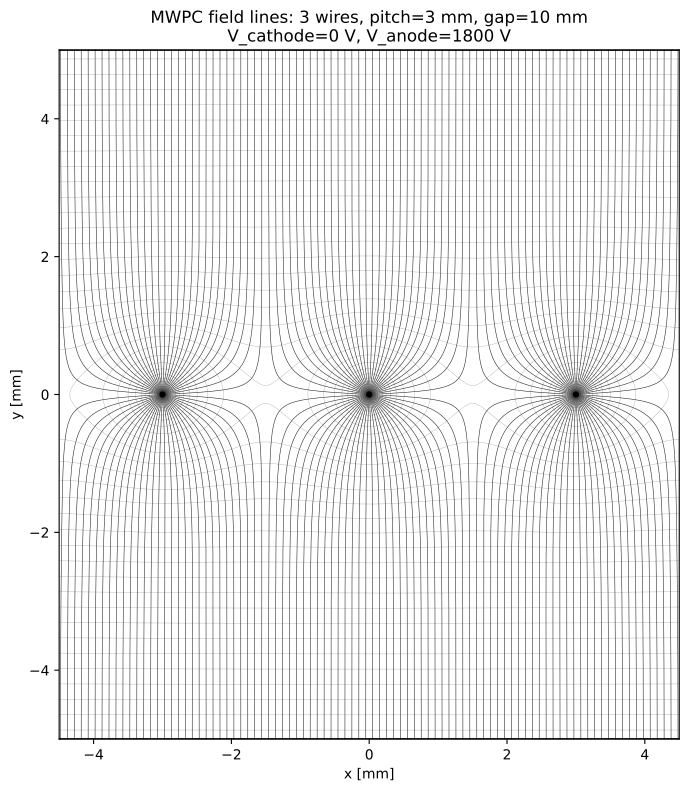

Here is the Python script that generated this plot:
#!/usr/bin/env python3
"""
High-resolution electrostatic field-line plot for a Multi-Wire Proportional Chamber (MWPC).

Geometry (2D cross-section):
    - two infinite parallel cathode planes at y = +/- gap/2, both at V_cathode
    - N thin cylindrical anode wires, normally centered at y = 0
    - all anode wires at V_anode

Method:
    Exact 2D Green function for a line charge between two grounded parallel planes.
    The cathode voltage is added as a constant offset. Line-charge densities are
    obtained from the requested wire voltage. This is especially well suited to
    MWPCs because the anode-wire radius is usually much smaller than the pitch/gap.

Outputs:
    mwpc_field_lines.png
    mwpc_field_lines.pdf

Dependencies:
    numpy, scipy, matplotlib
"""

from dataclasses import dataclass
import numpy as np
import matplotlib.pyplot as plt
from matplotlib.patches import Circle
from scipy.integrate import solve_ivp

EPS0 = 8.854_187_8128e-12  # F/m


@dataclass
class MWPC:
    gap_mm: float = 10.0           # cathode-to-cathode distance
    pitch_mm: float = 3.0         # wire-to-wire pitch
    wire_diameter_um: float = 20.0
    n_wires: int = 3
    V_cathode: float = 0.0        # V0
    V_anode: float = 1800.0       # V1
    periodic_array: bool = True   # True -> infinite periodic array, plot central n_wires
    ghost_periods: int = 5        # only used when periodic_array=True

    # plotting / numerical resolution
    nx: int = 1600
    ny: int = 1100
    n_field_lines_per_cathode: int = 90
    n_equipotentials: int = 42
    dpi: int = 600

    @property
    def gap(self):
        return self.gap_mm * 1e-3

    @property
    def pitch(self):
        return self.pitch_mm * 1e-3

    @property
    def radius(self):
        return 0.5 * self.wire_diameter_um * 1e-6

    @property
    def half_gap(self):
        return 0.5 * self.gap

    @property
    def plotted_wire_x(self):
        # symmetric positions, e.g. n=3 -> [-p, 0, +p]
        return (np.arange(self.n_wires) - 0.5 * (self.n_wires - 1)) * self.pitch


# -----------------------------------------------------------------------------
# Green function for two parallel grounded planes
# -----------------------------------------------------------------------------

def green_parallel_plates(x, y, x0, y0, gap):
    """Potential Green function G [V / (C/m)] for a line charge.

    Physical coordinates use cathodes at y = +/- gap/2.
    Internally map to Y in [0, gap].

    G = 1/(4*pi*eps0) ln[(cosh(k dx)-cos(k(Y+Y0))) /
                         (cosh(k dx)-cos(k(Y-Y0)))]

    This satisfies G=0 exactly at both cathode planes.
    """
    k = np.pi / gap
    Y = y + 0.5 * gap
    Y0 = y0 + 0.5 * gap
    dx = x - x0

    c = np.cosh(k * dx)
    num = c - np.cos(k * (Y + Y0))
    den = c - np.cos(k * (Y - Y0))

    tiny = np.finfo(float).tiny
    num = np.maximum(num, tiny)
    den = np.maximum(den, tiny)
    return np.log(num / den) / (4.0 * np.pi * EPS0)


def green_grad_parallel_plates(x, y, x0, y0, gap):
    """Return dG/dx, dG/dy for the same Green function."""
    k = np.pi / gap
    Y = y + 0.5 * gap
    Y0 = y0 + 0.5 * gap
    dx = x - x0

    kd = k * dx
    c = np.cosh(kd)
    s = np.sinh(kd)

    num = c - np.cos(k * (Y + Y0))
    den = c - np.cos(k * (Y - Y0))

    tiny = np.finfo(float).tiny
    num = np.maximum(num, tiny)
    den = np.maximum(den, tiny)

    pref = k / (4.0 * np.pi * EPS0)
    dGdx = pref * s * (1.0 / num - 1.0 / den)
    dGdy = pref * (
        np.sin(k * (Y + Y0)) / num
        - np.sin(k * (Y - Y0)) / den
    )
    return dGdx, dGdy


# -----------------------------------------------------------------------------
# Charge densities that reproduce the requested wire voltage
# -----------------------------------------------------------------------------

def average_surface_green(x_wire, y_wire, x_source, y_source, radius, gap, ntheta=64):
    """Average Green function on a circular wire surface."""
    theta = (np.arange(ntheta) + 0.5) * 2.0 * np.pi / ntheta
    xs = x_wire + radius * np.cos(theta)
    ys = y_wire + radius * np.sin(theta)
    return np.mean(green_parallel_plates(xs, ys, x_source, y_source, gap))


def build_sources(cfg: MWPC):
    """Return source x positions and line charge densities lambda [C/m]."""
    y0 = 0.0
    dV = cfg.V_anode - cfg.V_cathode

    if cfg.periodic_array:
        # Infinite regular array approximated with exponentially convergent ghost wires.
        # Every wire has the same lambda by periodic symmetry.
        m = np.arange(-cfg.ghost_periods, cfg.ghost_periods + 1)
        xs = m * cfg.pitch
        coeff = 0.0
        for xj in xs:
            coeff += average_surface_green(
                0.0, y0, xj, y0, cfg.radius, cfg.gap
            )
        lam = dV / coeff
        lambdas = np.full(xs.size, lam)
        return xs, np.zeros_like(xs), lambdas

    # Finite set of N wires. Solve the electrostatic influence matrix.
    xw = cfg.plotted_wire_x
    yw = np.zeros_like(xw)
    n = xw.size
    A = np.empty((n, n), dtype=float)

    for i in range(n):
        for j in range(n):
            A[i, j] = average_surface_green(
                xw[i], yw[i], xw[j], yw[j], cfg.radius, cfg.gap
            )

    rhs = np.full(n, dV)
    lambdas = np.linalg.solve(A, rhs)
    return xw, yw, lambdas


# -----------------------------------------------------------------------------
# Potential and E field
# -----------------------------------------------------------------------------

def potential(cfg, x, y, src_x, src_y, lambdas):
    V = np.full(np.broadcast(x, y).shape, cfg.V_cathode, dtype=float)
    for xj, yj, lam in zip(src_x, src_y, lambdas):
        V += lam * green_parallel_plates(x, y, xj, yj, cfg.gap)
    return V


def electric_field(cfg, x, y, src_x, src_y, lambdas):
    shape = np.broadcast(x, y).shape
    Ex = np.zeros(shape, dtype=float)
    Ey = np.zeros(shape, dtype=float)
    for xj, yj, lam in zip(src_x, src_y, lambdas):
        dGdx, dGdy = green_grad_parallel_plates(x, y, xj, yj, cfg.gap)
        Ex -= lam * dGdx
        Ey -= lam * dGdy
    return Ex, Ey


# -----------------------------------------------------------------------------
# Field-line integration (analytic field, not grid interpolation)
# -----------------------------------------------------------------------------



def electric_field_scalar(cfg, x, y, src_x, src_y, lambdas):
    """Fast scalar E-field evaluation for ODE field-line tracing."""
    k = np.pi / cfg.gap
    Y = y + 0.5 * cfg.gap
    Y0 = src_y + 0.5 * cfg.gap
    dx = x - src_x

    kd = k * dx
    c = np.cosh(kd)
    s = np.sinh(kd)
    num = c - np.cos(k * (Y + Y0))
    den = c - np.cos(k * (Y - Y0))
    tiny = np.finfo(float).tiny
    num = np.maximum(num, tiny)
    den = np.maximum(den, tiny)

    pref = k / (4.0 * np.pi * EPS0)
    dGdx = pref * s * (1.0 / num - 1.0 / den)
    dGdy = pref * (
        np.sin(k * (Y + Y0)) / num
        - np.sin(k * (Y - Y0)) / den
    )
    Ex = -np.sum(lambdas * dGdx)
    Ey = -np.sum(lambdas * dGdy)
    return float(Ex), float(Ey)


def integrate_field_line(cfg, x0, y0, src_x, src_y, lambdas, xlim):
    """Trace one field line from a cathode toward an anode wire."""

    # Determine which direction along E points into the chamber.
    Ex0, Ey0 = electric_field_scalar(cfg, x0, y0, src_x, src_y, lambdas)
    desired_dy = -1.0 if y0 > 0 else +1.0
    direction = 1.0 if Ey0 * desired_dy > 0.0 else -1.0

    def rhs(_s, r):
        x, y = r
        Ex, Ey = electric_field_scalar(cfg, x, y, src_x, src_y, lambdas)
        norm = np.hypot(Ex, Ey)
        if not np.isfinite(norm) or norm == 0.0:
            return [0.0, 0.0]
        return [direction * Ex / norm, direction * Ey / norm]

    # Stop when the trajectory reaches any actual/ghost wire surface.
    def hit_wire(_s, r):
        x, y = r
        d2 = (x - src_x) ** 2 + (y - src_y) ** 2
        return np.min(d2) - (1.02 * cfg.radius) ** 2

    hit_wire.terminal = True
    hit_wire.direction = -1

    # Stop if it exits the visible region laterally or returns to a cathode.
    def leave_region(_s, r):
        x, y = r
        margin = 0.05 * cfg.pitch
        return min(
            x - (xlim[0] - margin),
            (xlim[1] + margin) - x,
            y + cfg.half_gap,
            cfg.half_gap - y,
        )

    leave_region.terminal = True
    leave_region.direction = -1

    sol = solve_ivp(
        rhs,
        (0.0, 5.0 * cfg.gap),
        [x0, y0],
        method="RK45",
        rtol=2e-7,
        atol=1e-10,
        max_step=cfg.gap / 700.0,
        events=(hit_wire, leave_region),
    )
    return sol.y[0], sol.y[1]


# -----------------------------------------------------------------------------
# Plot
# -----------------------------------------------------------------------------

def make_plot(cfg: MWPC):
    src_x, src_y, lambdas = build_sources(cfg)

    # Show N central wire pitches.
    xw_plot = cfg.plotted_wire_x
    xmin = xw_plot[0] - 0.5 * cfg.pitch
    xmax = xw_plot[-1] + 0.5 * cfg.pitch
    xlim = (xmin, xmax)

    # High-resolution potential grid for equipotential contours.
    x = np.linspace(xmin, xmax, cfg.nx)
    y = np.linspace(-cfg.half_gap, cfg.half_gap, cfg.ny)
    X, Y = np.meshgrid(x, y)
    V = potential(cfg, X, Y, src_x, src_y, lambdas)

    # Mask the visible wire interiors.
    mask = np.zeros_like(V, dtype=bool)
    for xj in xw_plot:
        mask |= (X - xj) ** 2 + Y**2 <= cfg.radius**2
    V = np.ma.array(V, mask=mask)

    fig, ax = plt.subplots(figsize=(7.0, 8.5))

    # Equipotentials: nonlinear spacing gives detail near the wires and cathodes.
    f1 = np.linspace(0.015, 0.75, max(8, cfg.n_equipotentials - 12))
    f2 = np.linspace(0.78, 0.985, 12)
    frac = np.unique(np.concatenate([f1, f2]))
    levels = cfg.V_cathode + frac * (cfg.V_anode - cfg.V_cathode)
    levels = np.sort(levels)
    ax.contour(X * 1e3, Y * 1e3, V, levels=levels, linewidths=0.34, colors="0.72")

    # Field lines seeded uniformly from both cathode planes.
    seed_margin = 0.006 * cfg.pitch
    seeds_x = np.linspace(xmin + seed_margin, xmax - seed_margin,
                          cfg.n_field_lines_per_cathode)
    y_eps = 2e-6 * cfg.gap

    for side in (+1.0, -1.0):
        y_start = side * (cfg.half_gap - y_eps)
        for xs in seeds_x:
            xl, yl = integrate_field_line(
                cfg, xs, y_start, src_x, src_y, lambdas, xlim
            )
            ax.plot(xl * 1e3, yl * 1e3, linewidth=0.42, color="0.18")

    # Cathode planes.
    ax.plot([xmin * 1e3, xmax * 1e3],
            [cfg.half_gap * 1e3, cfg.half_gap * 1e3],
            linewidth=1.45, color="black")
    ax.plot([xmin * 1e3, xmax * 1e3],
            [-cfg.half_gap * 1e3, -cfg.half_gap * 1e3],
            linewidth=1.45, color="black")

    # Anode wires. A minimum display radius keeps micron-scale wires visible on screen;
    # the electrostatic calculation always uses the physical radius above.
    display_radius_mm = max(cfg.radius * 1e3, 0.035)
    for xj in xw_plot:
        ax.add_patch(Circle((xj * 1e3, 0.0), display_radius_mm,
                            facecolor="black", edgecolor="black", zorder=10))

    ax.set_xlim(xmin * 1e3, xmax * 1e3)
    ax.set_ylim(-cfg.half_gap * 1e3, cfg.half_gap * 1e3)
    ax.set_aspect("equal", adjustable="box")
    ax.set_xlabel("x [mm]")
    ax.set_ylabel("y [mm]")
    ax.set_title(
        f"MWPC field lines: {cfg.n_wires} wires, "
        f"pitch={cfg.pitch_mm:g} mm, gap={cfg.gap_mm:g} mm\n"
        f"V_cathode={cfg.V_cathode:g} V, V_anode={cfg.V_anode:g} V"
    )

    fig.tight_layout()
    fig.savefig("mwpc_field_lines.png", dpi=cfg.dpi, bbox_inches="tight")
    fig.savefig("mwpc_field_lines.pdf", bbox_inches="tight")
    plt.show()

    print("Line-charge densities [C/m]:")
    if cfg.periodic_array:
        print(f"  periodic lambda = {lambdas[len(lambdas)//2]:.6e} C/m")
    else:
        for i, (xj, lam) in enumerate(zip(src_x, lambdas), 1):
            print(f"  wire {i}: x={xj*1e3:+.4f} mm, lambda={lam:.6e} C/m")


if __name__ == "__main__":
    # ---------------------------------------------------------------------
    # CHANGE THESE PARAMETERS FOR YOUR CHAMBER
    # ---------------------------------------------------------------------
    cfg = MWPC(
        gap_mm=10.0,              # distance between the two cathode planes
        pitch_mm=3.0,             # distance between anode wires
        wire_diameter_um=20.0,    # anode-wire diameter
        n_wires=3,
        V_cathode=0.0,            # V0
        V_anode=1800.0,           # wire voltage
        periodic_array=True,      # True reproduces an infinite regular MWPC array
        ghost_periods=5,
        nx=1600,
        ny=1100,
        n_field_lines_per_cathode=90,
        n_equipotentials=42,
        dpi=600,
    )

    make_plot(cfg)
